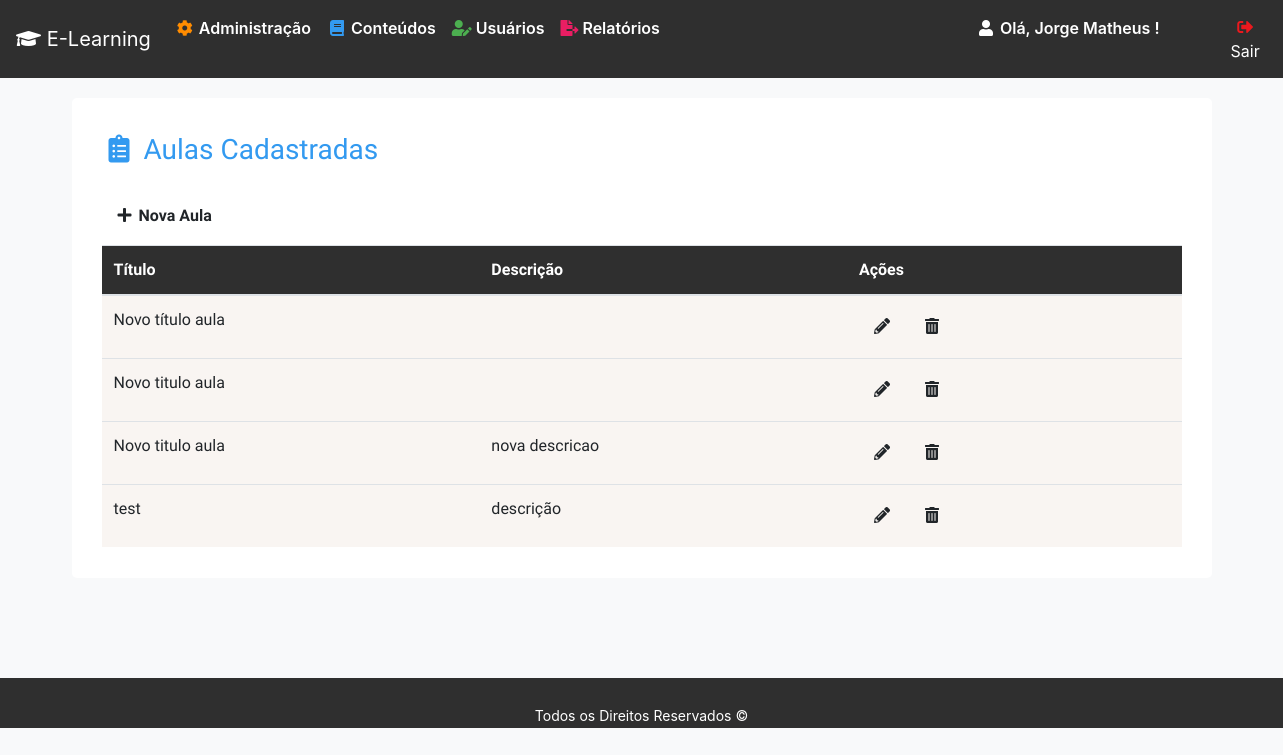
Page /lesson (signed in) on the committed database.
### tables this page shows
CREATE TABLE IF NOT EXISTS `users` (
  `id` int(12) NOT NULL AUTO_INCREMENT,
  `usuario` varchar(50) DEFAULT NULL,
  `email` varchar(80) DEFAULT NULL,
  `senha` varchar(255) DEFAULT NULL,
  `dt_nascimento` date DEFAULT NULL,
  `ativo` tinyint(1) DEFAULT '1',
  `tipo_user` tinyint(1) DEFAULT '1',
  `data_criacao` datetime DEFAULT NULL,
  `celular` varchar(15) DEFAULT NULL,
  `ultima_modificacao` datetime DEFAULT NULL,
  `ultimo_editor` varchar(80) DEFAULT NULL,
  PRIMARY KEY (`id`)
);

CREATE TABLE IF NOT EXISTS `lesson` (
  `id` int(11) NOT NULL AUTO_INCREMENT,
  `title` varchar(50) DEFAULT NULL,
  `active` int(1) DEFAULT '1',
  `description` varchar(130) DEFAULT NULL,
  `author` varchar(50) DEFAULT NULL,
  `date_creation` datetime DEFAULT NULL,
  `last_editor` char(1) DEFAULT NULL,
  `date_edition` datetime DEFAULT NULL,
  PRIMARY KEY (`id`)
);

### core/Controller.php (called while the page is built, shortened)
<?php
class Controller {
    public function loadTemplate($viewName, $viewData = array()) {
        require 'views/template.php';
    }
    public function loadViewInTemplate($viewName, $viewData = array()) {
        extract($viewData);
        require 'views/'.$viewName.'.php';
    }
}

### controllers/lessonController.php (called while the page is built, shortened)
<?php
class lessonController extends Controller {
    public function index() {
        $data = array();
        $u = new Users();
        $l = new Lesson();
        $u->setLoggedUser();
        $data['nameUser'] = $u->getName();
        $data['permission'] = $u->getTypeUser();
        $data['listLesson'] = $l->getAllLesson();
        $this->loadTemplate('lesson', $data);
    }
}

### core/Core.php (called while the page is built, shortened)
<?php
class Core {
    public function run() {
       $url = '/';
       $params = array();
       if(isset($_GET['url'])) {
           $url.=$_GET['url'];
       }
       if(!empty($url) && $url != '/') {
            $url = explode('/', $url);
            array_shift($url);
            array_shift($url);
            if(isset($url[0])&& !empty($url[0])) {
                $currentAction = $url[0];
                array_shift($url);
            } else {
                $currentAction = 'index';
            }
       } else {
           $currentController = 'homeController';
           $currentAction = 'index';
       }
       $c = new $currentController();
       call_user_func_array(array($c, $currentAction), $params);
    }
}

### index.php (called while the page is built, shortened)
<?php
require 'config.php';
$core = new Core();
$core->run();

### core/Model.php (called while the page is built, shortened)
<?php
class Model {
    public function __construct() {
        global $config;
        $this->db = new PDO('mysql:dbname='.$config['dbname'].';host='.$config['host'], $config['dbuser'], $config['dbpass']);
    }
}

### config.php (called while the page is built, shortened)
<?php
$config = array();
if(ENVIRONMENT == 'development') {
    define("BASE_URL", "http://localhost/learning/");
    $config['dbname'] = 'learning';
    $config['host'] = 'localhost';
    $config['dbuser'] = 'root';
    $config['dbpass'] = '';
 }
 else if (ENVIRONMENT == 'development2') {
    $config['dbname'] = 'learning';
    $config['host'] = 'localhost';
    $config['dbuser'] = 'jorge';
    $config['dbpass'] = 'juninho1010';
 }
else {
    define("BASE_URL", "http://meusite.com/");
    $config['dbname'] = 'estrutura_mvc';
    $config['host'] = 'producao';
    $config['dbuser'] = 'teste';
    $config['dbpass'] = 'teste';
}

### models/Users.php (called while the page is built, shortened)
<?php
class Users extends Model {
    public function setLoggedUser() {
        if(isset($_SESSION['ssUser']) && !empty($_SESSION['ssUser'])) {
            $id = $_SESSION['ssUser'];
            $sql  = $this->db->prepare('SELECT * FROM users WHERE id = :id');
            $sql->bindValue(':id', $id);
            $sql->execute();
        }
    }
}

### models/Lesson.php (called while the page is built, shortened)
<?php
class Lesson extends Model {
    public function __construct() {
        self::getUserId();
    }
    public function getUserId() {
        $u = new Users();
        $u->setLoggedUser();
    }
    public function getAllLesson() {
        $sql = $this->db->query('SELECT id, title, description FROM lesson WHERE active = 1 ORDER BY title');
        if($sql->rowCount() > 0) {
            $data = $sql->fetchAll(PDO::FETCH_ASSOC);
            return $data;
        }
    }
}

### views/lesson.php (the view, shortened to what this page needs)
<h3 class="content-color"><i class="fas fa-clipboard-list fa-fw"></i> Aulas Cadastradas</h3>
<a href="<?=BASE_URL?>lesson/add" class="btn button-all btn-content btn-main" title="Cadastrar Nova Aula"><i class="fas fa-plus fa-fw"></i> Nova Aula </a>
<div class="table-responsive-lg">
    <table class="table tabela-listagem">
        <thead>
        <tr>
            <th>Título</th>
            <th>Descrição</th>
            <th>Ações</th>
        </tr>
        </thead>
        <tbody>
        <?php if($listLesson != null):?>
            <?php foreach($listLesson as $rs): ?>
                <tr>
                    <td><?=$rs['title']?></td>
                    <td><?=$rs['description']?></td>
                    <td><a href="<?=BASE_URL?>lesson/edit/<?=$rs['id']?>" class="btn button-all btn-content"
                           title="Editar"><i class="fas fa-pencil-alt fa-fw"></i></a>
                        <a href="<?=BASE_URL?>lesson/del/<?=$rs['id']?>" id="btt"
                           onclick="callDelete(event, $(this).attr('href'), $(this).parents('tr'), 'conteúdo')"
                           title="Inativar" class="btn-del btn button-all btn-content"><i class="fas fa-trash-alt fa-fw"></i>
                        </a>
                    </td>
                </tr>
            <?php endforeach;?>
        <?php endif;?>
        </tbody>
    </table>
</div>

### views/template.php (shortened to what this page needs)
<!DOCTYPE html>
<html>
    <head>
        <link rel="stylesheet" href="<?=BASE_URL?>assets/css/style.css">
        <link rel="stylesheet" href="<?=BASE_URL?>assets/css/users.css">
        <link rel="stylesheet" href="<?=BASE_URL?>assets/css/report.css">
        <link rel="stylesheet" href="<?=BASE_URL?>assets/css/admin.css">
        <link rel="stylesheet" href="<?=BASE_URL?>assets/css/content.css">
        <link rel="stylesheet" href="<?=BASE_URL?>node_modules/bootstrap/dist/css/bootstrap.min.css">
        <link rel="stylesheet" href="https://use.fontawesome.com/releases/v5.1.0/css/all.css"
>
    </head>
    <body>
        <div id="geral">
            <nav class="navbar navbar-expand-lg">
                <a class="navbar-brand" href="<?=BASE_URL?>"><i class="fas fa-graduation-cap fa-fw"></i> E-Learning</a>
                <div class="collapse navbar-collapse" id="navbarSupportedContent">
                    <ul class="navbar-nav mr-auto">
                        <?php if($viewData['permission'] == 3): ?>
                            <li class="nav-item dropdown menu-admin">
                                <a class="nav-link dropdown-toggle" href="#" id="" role="button" data-toggle="dropdown"
                                   aria-haspopup="true" aria-expanded="false">
                                    <i class="fas fa-cog fa-fw"></i> Administração
                                </a>
                            </li>
                        <?php endif;?>
                        <?php if($viewData['permission'] == '2' || $viewData['permission'] == '3'): ?>
                            <li class="nav-item dropdown menu-content">
                                <a class="nav-link dropdown-toggle" href="#" id="" role="button" data-toggle="dropdown"
                                   aria-haspopup="true" aria-expanded="false">
                                    <i class="fas fa-book fa-fw"></i> Conteúdos
                                </a>
                            </li>
                            <li class="nav-item dropdown menu-users">
                                <a class="nav-link dropdown-toggle" href="<?=BASE_URL?>users">
                                    <i class="fas fa-user-edit fa-fw"></i> Usuários
                                </a>
                            </li>
                            <li style="" class="nav-item dropdown menu-report">
                                <a class="nav-link dropdown-toggle" href="#" id="" role="button" data-toggle="dropdown"
                                   aria-haspopup="true" aria-expanded="false">
                                    <i class="fas fa-file-export"></i> Relatórios
                                </a>
                            </li>
                        <?php endif;?>
                        <li class="nav-item dropdown menu-user-perfil" <?php if($viewData['permission'] == '1'):?>
                            style="position: relative; left: 80%;transform: translateX(-80%); margin-left:0px;" <?php endif;
                        if($viewData['permission'] == '2'):?> style="position: relative; left: 50%;transform: translateX(-50%);
                                margin-left:0px;" <?php endif;?>>
                            <a class="nav-link dropdown-toggle" href="#" id="" title="Editar Perfil" data-toggle="dropdown"
                               aria-haspopup="true" aria-expanded="false">
                                <i class="fas fa-user fa-fw"></i> Olá, <?=$viewData['nameUser']?>!
                            </a>
                        </li>
                        <li class="nav-item dropdown btn-logout" <?php if($viewData['permission'] == '1'):?>
                            style="position: relative; left: 80%;transform: translateX(-80%); margin-left:-6px;" <?php endif;
                            if($viewData['permission'] == '2'):?>style="position: relative; left: 50%;transform: translateX(-50%);
                            margin-left:-6px !important;" <?php endif;?>>
                            <button id="btn-logout" class="btn"  onclick="logout()" title="Logout" style="color:#fff">
                                <i class="fas fa-sign-out-alt fa-fw"></i> Sair
                            </button>
                        </li>
                    </ul>
                </div>
            </nav>
        </div>
            <main id="main" class="container">
                <div id="main-content" class="col-12">
                    <?php $this->loadViewInTemplate($viewName, $viewData); ?>
                </div>
            </main>
        <footer><p class="footer-copyright text-center"> <small>Todos os Direitos Reservados &copy;</small>  </p></footer>
    </body>
</html>

### assets/css/style.css (style rules this page uses)
html, body { height: auto; background-color: #F8F9FA !important; }
#main { background-color: #fff; margin-top: 20px; border-radius:5px; font-family: 'Song Myung', serif !important; }
#main-content { padding: 15px; }
h1, h2, h3, h4, h5, h6 { margin: 20px 0px !important; color: #212121; }
.button-all { font-weight: 600 !important; }
.btn-main { margin: 10px 0px; }
#btn-logout { background-color: transparent; }
.btn-logout i { color: #EB191E; }
table { width: 100%; }
.tabela-listagem thead { background-color: #2f2f2f; color: #fff; }
.tabela-listagem tbody { background-color: #f9f5f2; }
.tabela-listagem { border-radius: 50px ; }
.navbar-brand { color: #fff; }
.navbar { background-color: #2f2f2f; }
.navbar span, .navbar li a:not(.dropdown-item, [class*="menu-"]) { color: #fff; }
.navbar-nav { position: relative; width: 100%; }
li.dropdown a::after { display:none; }
.navbar-collapse .menu-user-perfil { margin-left: 300px; }
.navbar-collapse .btn-logout { margin-left: 50px; }
li[class*="menu-"] { font-weight: 600; }
footer { position:relative; margin-top: 100px; height: 50px; background-color: #2f2f2f; }
.footer-copyright { position: relative; top: 50%; color: #fff; }

### assets/css/users.css (style rules this page uses)
li.menu-users i, li.menu-users a, .users-color { color: #4CAF50; }
.menu-user-perfil i, .menu-user-perfil a { color: #fff; }

### assets/css/report.css (style rules this page uses)
li.menu-report i, li.menu-report a, .report-color { color: #E91E63; }

### assets/css/admin.css (style rules this page uses)
li.menu-admin i, li.menu-admin a, .admin-color { color: #FF8C00; }

### assets/css/content.css (style rules this page uses)
li.menu-content i, li.menu-content a, .content-color { color: #339AF0; }
.btn-content { color: #fff; background: #339AF0; }

### rows in the picture
users: usuario "Jorge Matheus"
lesson: title "Novo título aula"
lesson: title "Novo titulo aula"
lesson: title "Novo titulo aula", description "nova descricao"
lesson: title "test", description "descrição"
